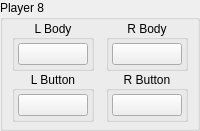
                                      <widget class="QGroupBox" name="player8Group">
                                        <property name="title">
                                          <string>Player 8</string>
                                        </property>
                                        <layout class="QHBoxLayout" name="horizontalLayout_13">
                                          <property name="spacing">
                                            <number>6</number>
                                          </property>
                                          <property name="leftMargin">
                                            <number>6</number>
                                          </property>
                                          <property name="topMargin">
                                            <number>0</number>
                                          </property>
                                          <property name="rightMargin">
                                            <number>6</number>
                                          </property>
                                          <property name="bottomMargin">
                                            <number>6</number>
                                          </property>
                                          <item>
                                            <widget class="QWidget" name="player8LeftJoycon"
                                              native="true">
                                              <layout class="QVBoxLayout"
                                                name="buttonMiscButtonsLeftJoyconVerticalLayout_13">
                                                <property name="spacing">
                                                  <number>0</number>
                                                </property>
                                                <property name="leftMargin">
                                                  <number>0</number>
                                                </property>
                                                <property name="topMargin">
                                                  <number>0</number>
                                                </property>
                                                <property name="rightMargin">
                                                  <number>0</number>
                                                </property>
                                                <property name="bottomMargin">
                                                  <number>0</number>
                                                </property>
                                                <item alignment="Qt::AlignHCenter">
                                                  <widget class="QGroupBox"
                                                    name="player8LeftBodyGroup">
                                                    <property name="title">
                                                      <string>L Body</string>
                                                    </property>
                                                    <property name="alignment">
                                                      <set>Qt::AlignCenter</set>
                                                    </property>
                                                    <layout class="QVBoxLayout"
                                                      name="verticalLayout_62">
                                                      <property name="spacing">
                                                        <number>3</number>
                                                      </property>
                                                      <property name="leftMargin">
                                                        <number>3</number>
                                                      </property>
                                                      <property name="topMargin">
                                                        <number>3</number>
                                                      </property>
                                                      <property name="rightMargin">
                                                        <number>3</number>
                                                      </property>
                                                      <property name="bottomMargin">
                                                        <number>3</number>
                                                      </property>
                                                      <item>
                                                        <widget class="QPushButton"
                                                          name="player8_left_body_button">
                                                          <property name="sizePolicy">
                                                            <sizepolicy hsizetype="Fixed"
                                                              vsizetype="Fixed">
                                                              <horstretch>0</horstretch>
                                                              <verstretch>0</verstretch>
                                                            </sizepolicy>
                                                          </property>
                                                          <property name="minimumSize">
                                                            <size>
                                                              <width>68</width>
                                                              <height>0</height>
                                                            </size>
                                                          </property>
                                                          <property name="maximumSize">
                                                            <size>
                                                              <width>68</width>
                                                              <height>16777215</height>
                                                            </size>
                                                          </property>
                                                          <property name="styleSheet">
                                                            <string notr="true">min-width: 68px;</string>
                                                          </property>
                                                          <property name="text">
                                                            <string />
                                                          </property>
                                                        </widget>
                                                      </item>
                                                    </layout>
                                                  </widget>
                                                </item>
                                                <item alignment="Qt::AlignHCenter">
                                                  <widget class="QGroupBox"
                                                    name="player8LeftButtonsGroup">
                                                    <property name="title">
                                                      <string>L Button</string>
                                                    </property>
                                                    <property name="alignment">
                                                      <set>Qt::AlignCenter</set>
                                                    </property>
                                                    <layout class="QVBoxLayout"
                                                      name="verticalLayout_63">
                                                      <property name="spacing">
                                                        <number>3</number>
                                                      </property>
                                                      <property name="leftMargin">
                                                        <number>3</number>
                                                      </property>
                                                      <property name="topMargin">
                                                        <number>3</number>
                                                      </property>
                                                      <property name="rightMargin">
                                                        <number>3</number>
                                                      </property>
                                                      <property name="bottomMargin">
                                                        <number>3</number>
                                                      </property>
                                                      <item>
                                                        <widget class="QPushButton"
                                                          name="player8_left_buttons_button">
                                                          <property name="sizePolicy">
                                                            <sizepolicy hsizetype="Fixed"
                                                              vsizetype="Fixed">
                                                              <horstretch>0</horstretch>
                                                              <verstretch>0</verstretch>
                                                            </sizepolicy>
                                                          </property>
                                                          <property name="minimumSize">
                                                            <size>
                                                              <width>68</width>
                                                              <height>0</height>
                                                            </size>
                                                          </property>
                                                          <property name="maximumSize">
                                                            <size>
                                                              <width>68</width>
                                                              <height>16777215</height>
                                                            </size>
                                                          </property>
                                                          <property name="styleSheet">
                                                            <string notr="true">min-width: 68px;</string>
                                                          </property>
                                                          <property name="text">
                                                            <string />
                                                          </property>
                                                        </widget>
                                                      </item>
                                                    </layout>
                                                  </widget>
                                                </item>
                                              </layout>
                                            </widget>
                                          </item>
                                          <item>
                                            <widget class="QWidget" name="player8RightJoycon"
                                              native="true">
                                              <layout class="QVBoxLayout"
                                                name="buttonMiscButtonsRightJoyconVerticalLayout_13">
                                                <property name="spacing">
                                                  <number>0</number>
                                                </property>
                                                <property name="leftMargin">
                                                  <number>0</number>
                                                </property>
                                                <property name="topMargin">
                                                  <number>0</number>
                                                </property>
                                                <property name="rightMargin">
                                                  <number>0</number>
                                                </property>
                                                <property name="bottomMargin">
                                                  <number>0</number>
                                                </property>
                                                <item alignment="Qt::AlignHCenter">
                                                  <widget class="QGroupBox"
                                                    name="player8RightBodyGroup">
                                                    <property name="title">
                                                      <string>R Body</string>
                                                    </property>
                                                    <property name="alignment">
                                                      <set>Qt::AlignCenter</set>
                                                    </property>
                                                    <layout class="QVBoxLayout"
                                                      name="verticalLayout_60">
                                                      <property name="spacing">
                                                        <number>3</number>
                                                      </property>
                                                      <property name="leftMargin">
                                                        <number>3</number>
                                                      </property>
                                                      <property name="topMargin">
                                                        <number>3</number>
                                                      </property>
                                                      <property name="rightMargin">
                                                        <number>3</number>
                                                      </property>
                                                      <property name="bottomMargin">
                                                        <number>3</number>
                                                      </property>
                                                      <item>
                                                        <widget class="QPushButton"
                                                          name="player8_right_body_button">
                                                          <property name="sizePolicy">
                                                            <sizepolicy hsizetype="Fixed"
                                                              vsizetype="Fixed">
                                                              <horstretch>0</horstretch>
                                                              <verstretch>0</verstretch>
                                                            </sizepolicy>
                                                          </property>
                                                          <property name="minimumSize">
                                                            <size>
                                                              <width>68</width>
                                                              <height>0</height>
                                                            </size>
                                                          </property>
                                                          <property name="maximumSize">
                                                            <size>
                                                              <width>68</width>
                                                              <height>16777215</height>
                                                            </size>
                                                          </property>
                                                          <property name="styleSheet">
                                                            <string notr="true">min-width: 68px;</string>
                                                          </property>
                                                          <property name="text">
                                                            <string />
                                                          </property>
                                                        </widget>
                                                      </item>
                                                    </layout>
                                                  </widget>
                                                </item>
                                                <item alignment="Qt::AlignHCenter">
                                                  <widget class="QGroupBox"
                                                    name="player8RightButtonsGroup">
                                                    <property name="title">
                                                      <string>R Button</string>
                                                    </property>
                                                    <property name="alignment">
                                                      <set>Qt::AlignCenter</set>
                                                    </property>
                                                    <layout class="QVBoxLayout"
                                                      name="verticalLayout_61">
                                                      <property name="spacing">
                                                        <number>3</number>
                                                      </property>
                                                      <property name="leftMargin">
                                                        <number>3</number>
                                                      </property>
                                                      <property name="topMargin">
                                                        <number>3</number>
                                                      </property>
                                                      <property name="rightMargin">
                                                        <number>3</number>
                                                      </property>
                                                      <property name="bottomMargin">
                                                        <number>3</number>
                                                      </property>
                                                      <item>
                                                        <widget class="QPushButton"
                                                          name="player8_right_buttons_button">
                                                          <property name="sizePolicy">
                                                            <sizepolicy hsizetype="Fixed"
                                                              vsizetype="Fixed">
                                                              <horstretch>0</horstretch>
                                                              <verstretch>0</verstretch>
                                                            </sizepolicy>
                                                          </property>
                                                          <property name="minimumSize">
                                                            <size>
                                                              <width>68</width>
                                                              <height>0</height>
                                                            </size>
                                                          </property>
                                                          <property name="maximumSize">
                                                            <size>
                                                              <width>68</width>
                                                              <height>16777215</height>
                                                            </size>
                                                          </property>
                                                          <property name="styleSheet">
                                                            <string notr="true">min-width: 68px;</string>
                                                          </property>
                                                          <property name="text">
                                                            <string />
                                                          </property>
                                                        </widget>
                                                      </item>
                                                    </layout>
                                                  </widget>
                                                </item>
                                              </layout>
                                            </widget>
                                          </item>
                                        </layout>
                                      </widget>
